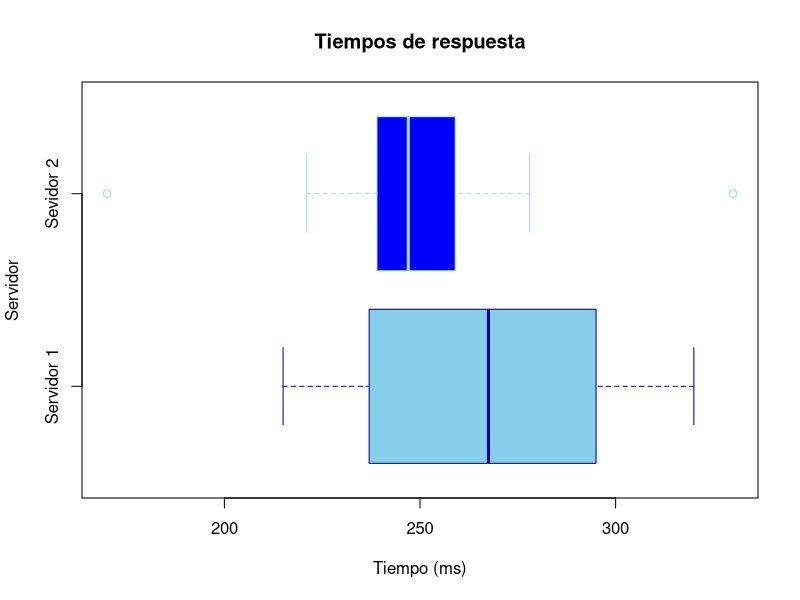

This chart was generated by the following R code:
tiempos =c(215, 220, 222, 230, 225, 228, 245, 249, 251, 240,
           235, 237, 260, 262, 265, 270, 275, 280, 285, 290,
           295, 300, 310, 320, 315, 312, 305, 299, 289, 278)

tiempos2=c(241, 246, 241, 278, 250, 234, 262, 232, 253, 221, 
           230, 253, 261, 253, 248, 245, 228, 239, 243, 266, 
           255, 224, 255, 244, 240, 259, 265, 264, 170, 330)

# Rango
range(tiempos)
rango1=diff(range(tiempos))
rango1

range(tiempos2)
rango2=diff(range(tiempos2))
rango2

# Varianza
var(tiempos)
var(tiempos2)

# Desviacion estandar
sd(tiempos)
sd(tiempos2)

# Coeficiente de variacion
cv_muestral1=sd(tiempos)/mean(tiempos)*100
cv_muestral1
cv_muestral2=sd(tiempos2)/mean(tiempos2)*100
cv_muestral2

# Cuartiles(1, 2, 3)
quantile(tiempos, probs = c(0.25,0.5,0.75)) #cuartiles
quantile(tiempos, probs = c(0.1,0.9))

quantile(tiempos2, probs = c(0.25,0.5,0.75)) #cuartiles
quantile(tiempos2, probs = c(0.1,0.9))

# Rango interacualtilico
Q1_t1= as.numeric(quantile(tiempos,0.25))
Q3_t1=as.numeric(quantile(tiempos,0.75))

Q1_t2= as.numeric(quantile(tiempos2,0.25))
Q3_t2=as.numeric(quantile(tiempos2,0.75))

RIQ1= Q3_t1-Q1_t1
RIQ1

RIQ2= Q3_t2-Q1_t2
RIQ2


boxplot(tiempos, tiempos2, names=c("Servidor 1","Sevidor 2"), 
        col = c("skyblue", "blue"), main = "Tiempos de respuesta", 
        ylab = "Servidor", xlab = "Tiempo (ms)", border = c("darkblue", "lightblue"),
        horizontal = TRUE)
